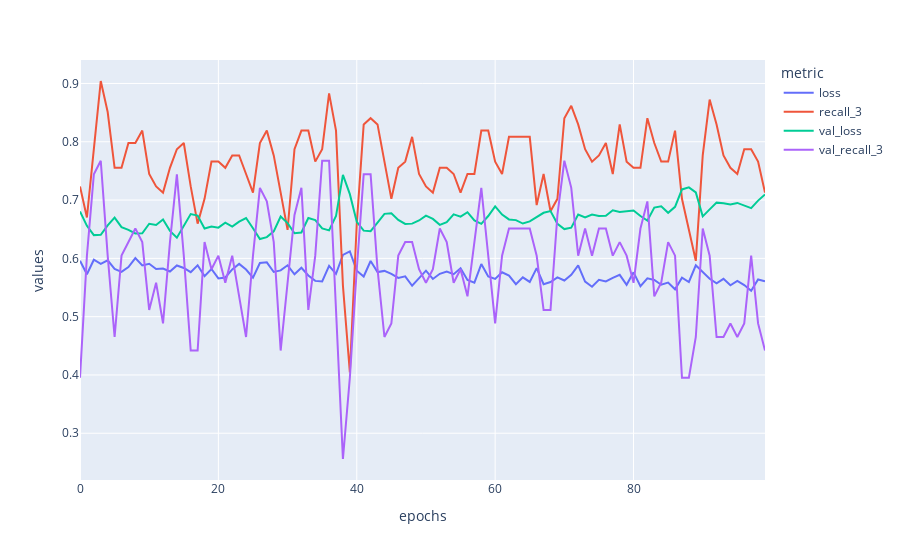

Notebook source saved alongside this figure:
### Code cell
ico_training.train_network(loss='binary_crossentropy', 
                      optimizer='adam',
                      metrics=[Recall()] ,
                      epochs=100,
                      verbose=0, 
                      batch_size=32,
                      callback=earlystop)
ico_training.plot_training()

### Figure 1 — Plotly figure (JSON) as saved in the notebook; plotly's stock layout.template omitted (floating-point values rounded to 4 significant figures)
{"data": [{"hovertemplate": "<b>%{hovertext}</b><br><br>metric=loss<br>epochs=%{x}<br>values=%{y}<extra></extra>", "hovertext": ["loss", "loss", "loss", "loss", "loss", "loss", "loss", "loss", "loss", "loss", "loss", "loss", "loss", "loss", "loss", "loss", "loss", "loss", "loss", "loss", "loss", "loss", "loss", "loss", "loss", "loss", "loss", "loss", "loss", "loss", "loss", "loss", "loss", "loss", "loss", "loss", "loss", "loss", "loss", "loss", "loss", "loss", "loss", "loss", "loss", "loss", "loss", "loss", "loss", "loss", "loss", "loss", "loss", "loss", "loss", "loss", "loss", "loss", "loss", "loss", "loss", "loss", "loss", "loss", "loss", "loss", "loss", "loss", "loss", "loss", "loss", "loss", "loss", "loss", "loss", "loss", "loss", "loss", "loss", "loss", "loss", "loss", "loss", "loss", "loss", "loss", "loss", "loss", "loss", "loss", "loss", "loss", "loss", "loss", "loss", "loss", "loss", "loss", "loss", "loss"], "legendgroup": "loss", "line": {"color": "#636efa", "dash": "solid"}, "mode": "lines", "name": "loss", "orientation": "v", "showlegend": true, "type": "scatter", "x": [0, 1, 2, 3, 4, 5, 6, 7, 8, 9, 10, 11, 12, 13, 14, 15, 16, 17, 18, 19, 20, 21, 22, 23, 24, 25, 26, 27, 28, 29, 30, 31, 32, 33, 34, 35, 36, 37, 38, 39, 40, 41, 42, 43, 44, 45, 46, 47, 48, 49, 50, 51, 52, 53, 54, 55, 56, 57, 58, 59, 60, 61, 62, 63, 64, 65, 66, 67, 68, 69, 70, 71, 72, 73, 74, 75, 76, 77, 78, 79, 80, 81, 82, 83, 84, 85, 86, 87, 88, 89, 90, 91, 92, 93, 94, 95, 96, 97, 98, 99], "xaxis": "x", "y": [0.596, 0.5727, 0.5977, 0.5907, 0.5966, 0.5818, 0.5769, 0.5851, 0.6005, 0.5879, 0.5907, 0.5818, 0.5825, 0.5774, 0.5878, 0.5835, 0.5762, 0.5881, 0.5695, 0.5817, 0.5655, 0.5671, 0.581, 0.5905, 0.5808, 0.567, 0.5921, 0.5932, 0.5767, 0.5794, 0.5881, 0.5727, 0.5838, 0.5707, 0.5614, 0.5604, 0.5872, 0.5733, 0.606, 0.6121, 0.5788, 0.5688, 0.5955, 0.5766, 0.5785, 0.5735, 0.5664, 0.5692, 0.553, 0.5651, 0.5789, 0.5646, 0.5735, 0.5774, 0.5728, 0.5829, 0.5629, 0.5584, 0.5903, 0.5689, 0.5647, 0.5761, 0.5704, 0.5557, 0.5674, 0.5595, 0.5833, 0.5556, 0.5593, 0.5673, 0.5621, 0.5717, 0.5879, 0.5603, 0.5513, 0.5633, 0.5604, 0.5665, 0.5717, 0.5546, 0.576, 0.5522, 0.5657, 0.563, 0.5548, 0.5585, 0.5469, 0.5669, 0.5595, 0.5881, 0.5765, 0.5649, 0.5572, 0.5649, 0.5538, 0.5613, 0.5542, 0.5444, 0.5638, 0.5606], "yaxis": "y"}, {"hovertemplate": "<b>%{hovertext}</b><br><br>metric=recall_3<br>epochs=%{x}<br>values=%{y}<extra></extra>", "hovertext": ["recall_3", "recall_3", "recall_3", "recall_3", "recall_3", "recall_3", "recall_3", "recall_3", "recall_3", "recall_3", "recall_3", "recall_3", "recall_3", "recall_3", "recall_3", "recall_3", "recall_3", "recall_3", "recall_3", "recall_3", "recall_3", "recall_3", "recall_3", "recall_3", "recall_3", "recall_3", "recall_3", "recall_3", "recall_3", "recall_3", "recall_3", "recall_3", "recall_3", "recall_3", "recall_3", "recall_3", "recall_3", "recall_3", "recall_3", "recall_3", "recall_3", "recall_3", "recall_3", "recall_3", "recall_3", "recall_3", "recall_3", "recall_3", "recall_3", "recall_3", "recall_3", "recall_3", "recall_3", "recall_3", "recall_3", "recall_3", "recall_3", "recall_3", "recall_3", "recall_3", "recall_3", "recall_3", "recall_3", "recall_3", "recall_3", "recall_3", "recall_3", "recall_3", "recall_3", "recall_3", "recall_3", "recall_3", "recall_3", "recall_3", "recall_3", "recall_3", "recall_3", "recall_3", "recall_3", "recall_3", "recall_3", "recall_3", "recall_3", "recall_3", "recall_3", "recall_3", "recall_3", "recall_3", "recall_3", "recall_3", "recall_3", "recall_3", "recall_3", "recall_3", "recall_3", "recall_3", "recall_3", "recall_3", "recall_3", "recall_3"], "legendgroup": "recall_3", "line": {"color": "#EF553B", "dash": "solid"}, "mode": "lines", "name": "recall_3", "orientation": "v", "showlegend": true, "type": "scatter", "x": [0, 1, 2, 3, 4, 5, 6, 7, 8, 9, 10, 11, 12, 13, 14, 15, 16, 17, 18, 19, 20, 21, 22, 23, 24, 25, 26, 27, 28, 29, 30, 31, 32, 33, 34, 35, 36, 37, 38, 39, 40, 41, 42, 43, 44, 45, 46, 47, 48, 49, 50, 51, 52, 53, 54, 55, 56, 57, 58, 59, 60, 61, 62, 63, 64, 65, 66, 67, 68, 69, 70, 71, 72, 73, 74, 75, 76, 77, 78, 79, 80, 81, 82, 83, 84, 85, 86, 87, 88, 89, 90, 91, 92, 93, 94, 95, 96, 97, 98, 99], "xaxis": "x", "y": [0.7234, 0.6702, 0.7872, 0.9043, 0.8511, 0.7553, 0.7553, 0.7979, 0.7979, 0.8191, 0.7447, 0.7234, 0.7128, 0.7553, 0.7872, 0.7979, 0.7234, 0.6596, 0.7021, 0.766, 0.766, 0.7553, 0.7766, 0.7766, 0.7447, 0.7128, 0.7979, 0.8191, 0.7766, 0.7128, 0.6489, 0.7872, 0.8191, 0.8191, 0.766, 0.7872, 0.883, 0.8191, 0.5532, 0.4043, 0.6596, 0.8298, 0.8404, 0.8298, 0.766, 0.7021, 0.7553, 0.766, 0.8085, 0.7447, 0.7234, 0.7128, 0.7553, 0.7553, 0.7447, 0.7128, 0.7447, 0.7447, 0.8191, 0.8191, 0.766, 0.7447, 0.8085, 0.8085, 0.8085, 0.8085, 0.6915, 0.7447, 0.6809, 0.7021, 0.8404, 0.8617, 0.8298, 0.7872, 0.766, 0.7766, 0.7979, 0.7447, 0.8298, 0.766, 0.7553, 0.7553, 0.8404, 0.7979, 0.766, 0.766, 0.8191, 0.7021, 0.6489, 0.5957, 0.7766, 0.8723, 0.8298, 0.7766, 0.7553, 0.7447, 0.7872, 0.7872, 0.766, 0.7128], "yaxis": "y"}, {"hovertemplate": "<b>%{hovertext}</b><br><br>metric=val_loss<br>epochs=%{x}<br>values=%{y}<extra></extra>", "hovertext": ["val_loss", "val_loss", "val_loss", "val_loss", "val_loss", "val_loss", "val_loss", "val_loss", "val_loss", "val_loss", "val_loss", "val_loss", "val_loss", "val_loss", "val_loss", "val_loss", "val_loss", "val_loss", "val_loss", "val_loss", "val_loss", "val_loss", "val_loss", "val_loss", "val_loss", "val_loss", "val_loss", "val_loss", "val_loss", "val_loss", "val_loss", "val_loss", "val_loss", "val_loss", "val_loss", "val_loss", "val_loss", "val_loss", "val_loss", "val_loss", "val_loss", "val_loss", "val_loss", "val_loss", "val_loss", "val_loss", "val_loss", "val_loss", "val_loss", "val_loss", "val_loss", "val_loss", "val_loss", "val_loss", "val_loss", "val_loss", "val_loss", "val_loss", "val_loss", "val_loss", "val_loss", "val_loss", "val_loss", "val_loss", "val_loss", "val_loss", "val_loss", "val_loss", "val_loss", "val_loss", "val_loss", "val_loss", "val_loss", "val_loss", "val_loss", "val_loss", "val_loss", "val_loss", "val_loss", "val_loss", "val_loss", "val_loss", "val_loss", "val_loss", "val_loss", "val_loss", "val_loss", "val_loss", "val_loss", "val_loss", "val_loss", "val_loss", "val_loss", "val_loss", "val_loss", "val_loss", "val_loss", "val_loss", "val_loss", "val_loss"], "legendgroup": "val_loss", "line": {"color": "#00cc96", "dash": "solid"}, "mode": "lines", "name": "val_loss", "orientation": "v", "showlegend": true, "type": "scatter", "x": [0, 1, 2, 3, 4, 5, 6, 7, 8, 9, 10, 11, 12, 13, 14, 15, 16, 17, 18, 19, 20, 21, 22, 23, 24, 25, 26, 27, 28, 29, 30, 31, 32, 33, 34, 35, 36, 37, 38, 39, 40, 41, 42, 43, 44, 45, 46, 47, 48, 49, 50, 51, 52, 53, 54, 55, 56, 57, 58, 59, 60, 61, 62, 63, 64, 65, 66, 67, 68, 69, 70, 71, 72, 73, 74, 75, 76, 77, 78, 79, 80, 81, 82, 83, 84, 85, 86, 87, 88, 89, 90, 91, 92, 93, 94, 95, 96, 97, 98, 99], "xaxis": "x", "y": [0.6804, 0.6558, 0.6399, 0.6404, 0.6565, 0.6698, 0.6535, 0.6487, 0.6426, 0.6431, 0.6593, 0.6572, 0.6666, 0.6472, 0.6355, 0.6552, 0.6761, 0.6734, 0.6511, 0.6548, 0.6527, 0.6612, 0.6544, 0.663, 0.6691, 0.6517, 0.6331, 0.6364, 0.6463, 0.6718, 0.6604, 0.6432, 0.6444, 0.6693, 0.6658, 0.6515, 0.648, 0.6726, 0.7432, 0.7102, 0.6628, 0.6476, 0.6466, 0.6612, 0.6763, 0.6774, 0.666, 0.659, 0.6596, 0.665, 0.6733, 0.6676, 0.6574, 0.6622, 0.6754, 0.6716, 0.6791, 0.665, 0.6592, 0.6727, 0.6893, 0.6752, 0.6668, 0.6656, 0.6597, 0.6634, 0.6715, 0.6782, 0.6811, 0.6593, 0.6502, 0.6526, 0.675, 0.67, 0.6753, 0.6725, 0.673, 0.6824, 0.6796, 0.6802, 0.682, 0.6726, 0.6648, 0.6871, 0.6892, 0.6781, 0.6885, 0.7182, 0.7218, 0.7131, 0.6721, 0.684, 0.6956, 0.6947, 0.6925, 0.6951, 0.69, 0.6861, 0.6991, 0.7095], "yaxis": "y"}, {"hovertemplate": "<b>%{hovertext}</b><br><br>metric=val_recall_3<br>epochs=%{x}<br>values=%{y}<extra></extra>", "hovertext": ["val_recall_3", "val_recall_3", "val_recall_3", "val_recall_3", "val_recall_3", "val_recall_3", "val_recall_3", "val_recall_3", "val_recall_3", "val_recall_3", "val_recall_3", "val_recall_3", "val_recall_3", "val_recall_3", "val_recall_3", "val_recall_3", "val_recall_3", "val_recall_3", "val_recall_3", "val_recall_3", "val_recall_3", "val_recall_3", "val_recall_3", "val_recall_3", "val_recall_3", "val_recall_3", "val_recall_3", "val_recall_3", "val_recall_3", "val_recall_3", "val_recall_3", "val_recall_3", "val_recall_3", "val_recall_3", "val_recall_3", "val_recall_3", "val_recall_3", "val_recall_3", "val_recall_3", "val_recall_3", "val_recall_3", "val_recall_3", "val_recall_3", "val_recall_3", "val_recall_3", "val_recall_3", "val_recall_3", "val_recall_3", "val_recall_3", "val_recall_3", "val_recall_3", "val_recall_3", "val_recall_3", "val_recall_3", "val_recall_3", "val_recall_3", "val_recall_3", "val_recall_3", "val_recall_3", "val_recall_3", "val_recall_3", "val_recall_3", "val_recall_3", "val_recall_3", "val_recall_3", "val_recall_3", "val_recall_3", "val_recall_3", "val_recall_3", "val_recall_3", "val_recall_3", "val_recall_3", "val_recall_3", "val_recall_3", "val_recall_3", "val_recall_3", "val_recall_3", "val_recall_3", "val_recall_3", "val_recall_3", "val_recall_3", "val_recall_3", "val_recall_3", "val_recall_3", "val_recall_3", "val_recall_3", "val_recall_3", "val_recall_3", "val_recall_3", "val_recall_3", "val_recall_3", "val_recall_3", "val_recall_3", "val_recall_3", "val_recall_3", "val_recall_3", "val_recall_3", "val_recall_3", "val_recall_3", "val_recall_3"], "legendgroup": "val_recall_3", "line": {"color": "#ab63fa", "dash": "solid"}, "mode": "lines", "name": "val_recall_3", "orientation": "v", "showlegend": true, "type": "scatter", "x": [0, 1, 2, 3, 4, 5, 6, 7, 8, 9, 10, 11, 12, 13, 14, 15, 16, 17, 18, 19, 20, 21, 22, 23, 24, 25, 26, 27, 28, 29, 30, 31, 32, 33, 34, 35, 36, 37, 38, 39, 40, 41, 42, 43, 44, 45, 46, 47, 48, 49, 50, 51, 52, 53, 54, 55, 56, 57, 58, 59, 60, 61, 62, 63, 64, 65, 66, 67, 68, 69, 70, 71, 72, 73, 74, 75, 76, 77, 78, 79, 80, 81, 82, 83, 84, 85, 86, 87, 88, 89, 90, 91, 92, 93, 94, 95, 96, 97, 98, 99], "xaxis": "x", "y": [0.3953, 0.6047, 0.7442, 0.7674, 0.6047, 0.4651, 0.6047, 0.6279, 0.6512, 0.6279, 0.5116, 0.5581, 0.4884, 0.6279, 0.7442, 0.6047, 0.4419, 0.4419, 0.6279, 0.5814, 0.6047, 0.5581, 0.6047, 0.5349, 0.4651, 0.6047, 0.7209, 0.6977, 0.6279, 0.4419, 0.5581, 0.6744, 0.7209, 0.5116, 0.6047, 0.7674, 0.7674, 0.5116, 0.2558, 0.3953, 0.5814, 0.7442, 0.7442, 0.5814, 0.4651, 0.4884, 0.6047, 0.6279, 0.6279, 0.5814, 0.5581, 0.5814, 0.6512, 0.6279, 0.5581, 0.5814, 0.5349, 0.6279, 0.7209, 0.6047, 0.4884, 0.6047, 0.6512, 0.6512, 0.6512, 0.6512, 0.6047, 0.5116, 0.5116, 0.6744, 0.7674, 0.7209, 0.6047, 0.6512, 0.6047, 0.6512, 0.6512, 0.6047, 0.6279, 0.6047, 0.5581, 0.6512, 0.6977, 0.5349, 0.5581, 0.6279, 0.6047, 0.3953, 0.3953, 0.4651, 0.6512, 0.6047, 0.4651, 0.4651, 0.4884, 0.4651, 0.4884, 0.6047, 0.4884, 0.4419], "yaxis": "y"}], "layout": {"autosize": true, "legend": {"title": {"text": "metric"}, "tracegroupgap": 0}, "margin": {"t": 60}, "xaxis": {"anchor": "y", "autorange": true, "domain": [0, 1], "range": [0, 99], "title": {"text": "epochs"}, "type": "linear"}, "yaxis": {"anchor": "x", "autorange": true, "domain": [0, 1], "range": [0.2198, 0.9403], "title": {"text": "values"}, "type": "linear"}}}
